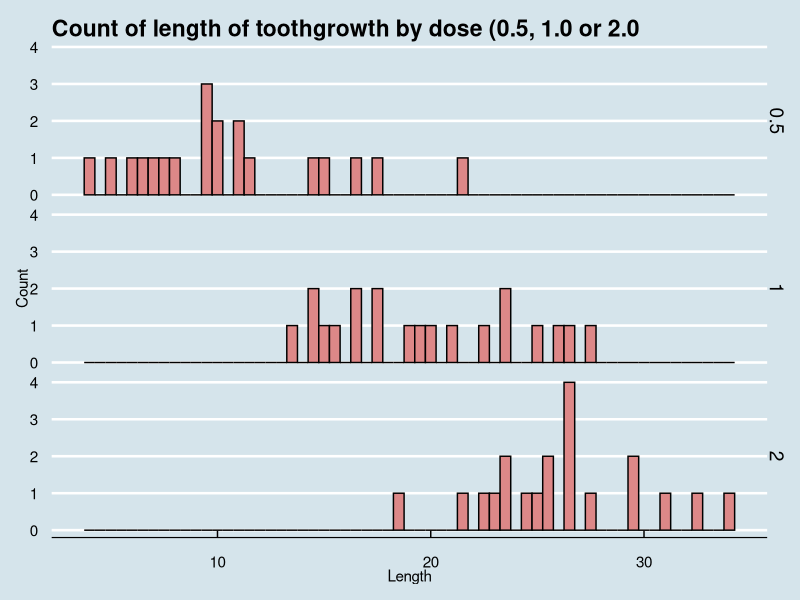
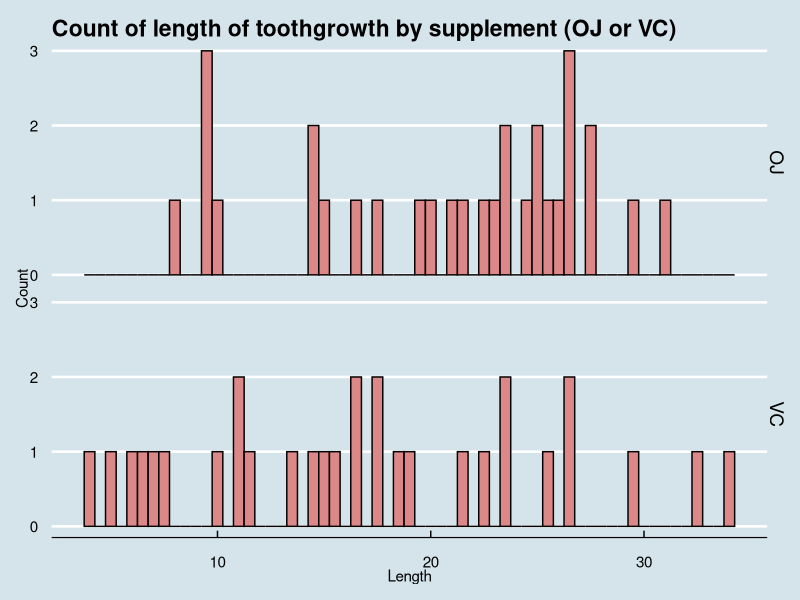

Source code (R) for these figures, in order:
## ---- chunk 1
data(ToothGrowth)
tg=ToothGrowth
## ---- chunk 2
library(ggplot2)
library(sqldf)
library(ggthemes)
## ---- chunk 3
str(tg)
sqldf("select count(supp) from tg group by supp")
## ---- chunk 4
g <- ggplot(data=tg, aes(x=len)) + geom_bar(colour="black", stat="bin", fill="#DD8888", binwidth=0.5) 
g <- g + facet_grid(dose ~ .) + xlab("Length") + ylab("Count")
g <- g + ggtitle("Count of length of toothgrowth by dose (0.5, 1.0 or 2.0")
g <- g + theme_economist()
g
## ---- chunk 5
g <- ggplot(data=tg, aes(x=len)) + geom_bar(colour="black", stat="bin", fill="#DD8888", binwidth=0.5) + facet_grid(supp ~ .) + xlab("Length") + ylab("Count")
g <- g + ggtitle("Count of length of toothgrowth by supplement (OJ or VC)")
g <- g + theme_economist()
g
## ---- chunk 6
summary(tg)
## ---- chunk 7
t.test(tg$len, tg$dose)
## ---- chunk 8
t.test(len ~ supp, data=tg)
